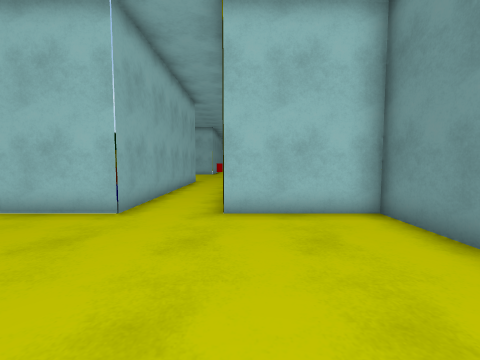
view 1 (above)

12 first-person views from a walk through a Unity game level. The camera is 1.2 m above the floor, tilts 4° down and sees 90° across. The floor is counted in squares, 1 m on a side. Each view is taken from the middle of a square. On the plan, view 1 faces up. The plan holds only what a view shows up to about 12 squares ahead; the rest is blank. The place goes on beyond the plan. The player character is not drawn.

view 2
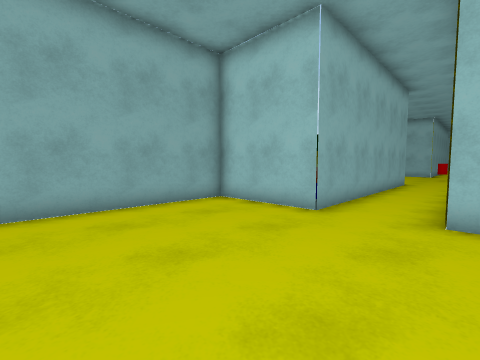

view 3
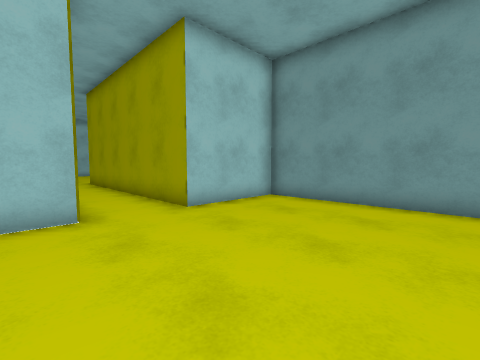

view 4
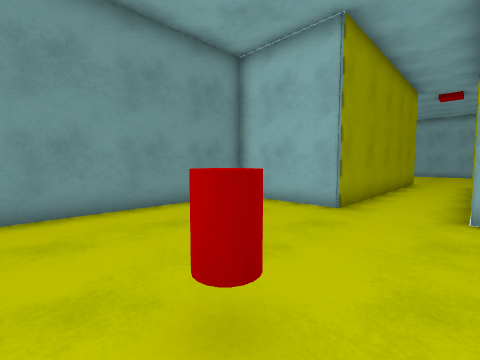

view 5
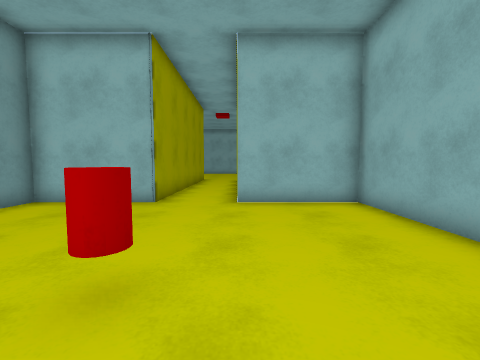

view 6
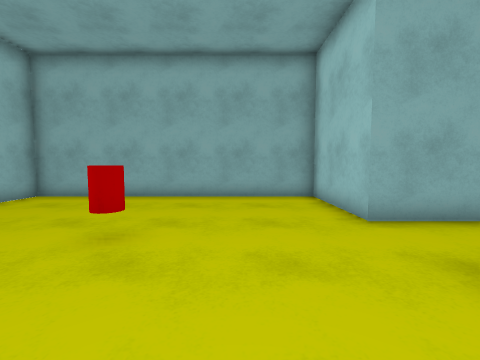

view 7
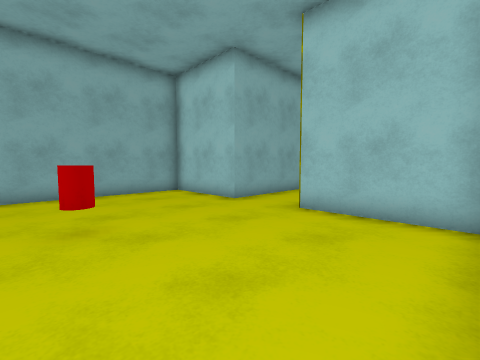

view 8
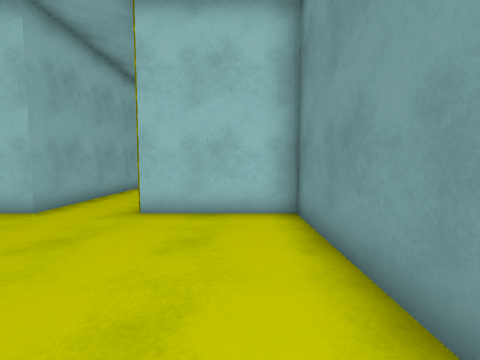

view 9
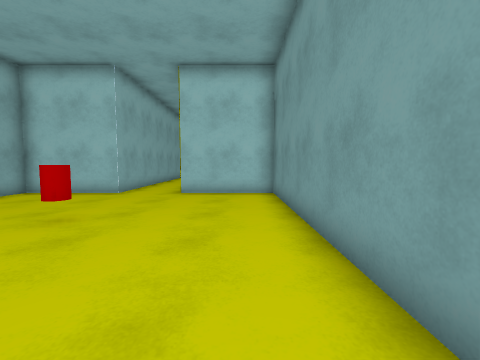

view 10
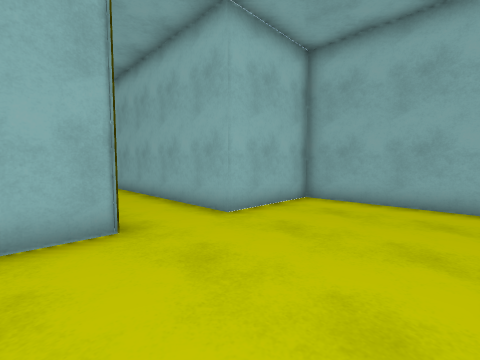

view 11
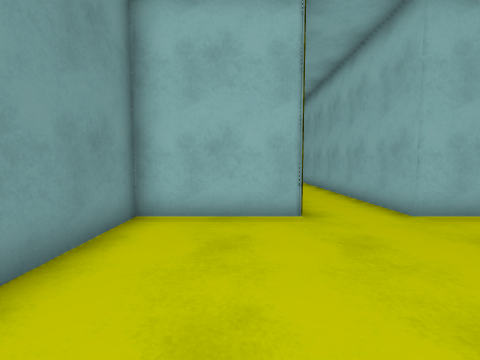

view 12
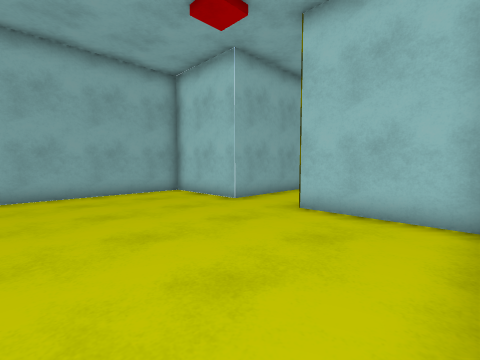

### Floor plan
Points are (right, up) in squares from view 1. A wall is a line through its corners. A room is listed if a view was taken in it or the views show most of it. See-through windows are left out.
Room 1 (views 1, 2, 3, 12)
walls: (-2.9, 5.7) (-6.7, 5.7) (-6.7, -0.1); (3.4, -0.1) (3.4, 5.7) (-0.4, 5.7)
ways out: opening at (-1.5, 5.5) to room 2
Room 2 (views 4, 5, 6, 7, 8, 9, 10, 11)
walls: (-2.9, 13.9) (-2.9, 15.8); (-2.9, 27.5) (-2.9, 25.7) (-6.7, 25.7) (-6.7, 15.6) (-2.9, 15.6) (-2.9, 5.7); (-0.4, 5.7) (-0.4, 15.6) (3.4, 15.6) (3.4, 25.7) (-0.4, 25.7)
ways out: opening at (-1.5, 5.5) to room 1
objects: red cylinder (-2, 21)

Positions as (right, up) in squares from view 1, and headings:
1: (0, 0), facing up
2: (0, 0), facing up-left
3: (-4, 0), facing up-right
4: (-3, 22), facing down-right
5: (-3, 23), facing down
6: (2, 23), facing left
7: (3, 20), facing up-left
8: (2, 20), facing up
9: (2, 16), facing up
10: (1, 20), facing down-left
11: (1, 21), facing down
12: (3, 0), facing up-left
